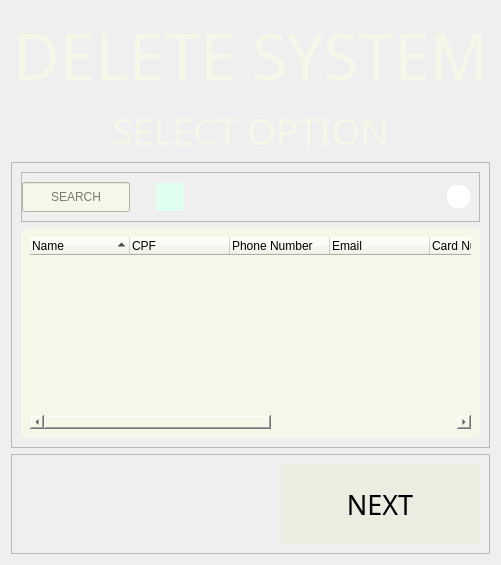
         <widget class="QWidget" name="rmcd">
          <layout class="QVBoxLayout" name="verticalLayout_16">
           <item>
            <widget class="QLabel" name="rmcd_lb_ds">
             <property name="font">
              <font>
               <family>Voga </family>
               <pointsize>48</pointsize>
               <weight>50</weight>
               <italic>false</italic>
               <bold>false</bold>
              </font>
             </property>
             <property name="styleSheet">
              <string notr="true">font: 48pt &quot;Voga &quot;; color:#f6f6e9;</string>
             </property>
             <property name="text">
              <string>DELETE SYSTEM</string>
             </property>
             <property name="alignment">
              <set>Qt::AlignCenter</set>
             </property>
            </widget>
           </item>
           <item>
            <widget class="QLabel" name="rmcd_lb_so">
             <property name="font">
              <font>
               <family>Fira Sans</family>
               <pointsize>28</pointsize>
               <weight>62</weight>
               <italic>false</italic>
               <bold>true</bold>
              </font>
             </property>
             <property name="styleSheet">
              <string notr="true">color:#f6f6e9;
font: 500 28pt &quot;Fira Sans&quot;;
</string>
             </property>
             <property name="text">
              <string>SELECT OPTION</string>
             </property>
             <property name="alignment">
              <set>Qt::AlignCenter</set>
             </property>
            </widget>
           </item>
           <item>
            <widget class="QStackedWidget" name="rmcd_stackedWidget">
             <property name="sizePolicy">
              <sizepolicy hsizetype="Preferred" vsizetype="MinimumExpanding">
               <horstretch>0</horstretch>
               <verstretch>0</verstretch>
              </sizepolicy>
             </property>
             <property name="frameShape">
              <enum>QFrame::StyledPanel</enum>
             </property>
             <property name="frameShadow">
              <enum>QFrame::Raised</enum>
             </property>
             <property name="currentIndex">
              <number>0</number>
             </property>
             <widget class="QWidget" name="rmcd_slct">
              <layout class="QVBoxLayout" name="verticalLayout_23">
               <item>
                <widget class="QFrame" name="rmcd_slct_f1">
                 <property name="sizePolicy">
                  <sizepolicy hsizetype="Preferred" vsizetype="Maximum">
                   <horstretch>0</horstretch>
                   <verstretch>0</verstretch>
                  </sizepolicy>
                 </property>
                 <property name="minimumSize">
                  <size>
                   <width>0</width>
                   <height>50</height>
                  </size>
                 </property>
                 <property name="frameShape">
                  <enum>QFrame::StyledPanel</enum>
                 </property>
                 <property name="frameShadow">
                  <enum>QFrame::Raised</enum>
                 </property>
                 <layout class="QHBoxLayout" name="horizontalLayout_20">
                  <property name="leftMargin">
                   <number>0</number>
                  </property>
                  <item>
                   <widget class="QLineEdit" name="rmcd_slct_src">
                    <property name="sizePolicy">
                     <sizepolicy hsizetype="MinimumExpanding" vsizetype="Fixed">
                      <horstretch>0</horstretch>
                      <verstretch>0</verstretch>
                     </sizepolicy>
                    </property>
                    <property name="minimumSize">
                     <size>
                      <width>0</width>
                      <height>30</height>
                     </size>
                    </property>
                    <property name="maximumSize">
                     <size>
                      <width>500</width>
                      <height>16777215</height>
                     </size>
                    </property>
                    <property name="toolTip">
                     <string>&lt;html&gt;&lt;head/&gt;&lt;body&gt;&lt;p&gt; INSERT CLIENT NAME&lt;/p&gt;&lt;/body&gt;&lt;/html&gt;</string>
                    </property>
                    <property name="styleSheet">
                     <string notr="true">QLineEdit{
background-color: rgb(246, 246, 233);
}
QToolTip { 
color: rgb(246, 246, 233);
background-color:rgb(31, 80, 20);
 border: 0px; 
font: 12pt &quot;Fira Sans &quot;;
}</string>
                    </property>
                    <property name="alignment">
                     <set>Qt::AlignCenter</set>
                    </property>
                    <property name="placeholderText">
                     <string>SEARCH</string>
                    </property>
                   </widget>
                  </item>
                  <item>
                   <spacer name="horizontalSpacer_21">
                    <property name="orientation">
                     <enum>Qt::Horizontal</enum>
                    </property>
                    <property name="sizeType">
                     <enum>QSizePolicy::Maximum</enum>
                    </property>
                    <property name="sizeHint" stdset="0">
                     <size>
                      <width>20</width>
                      <height>20</height>
                     </size>
                    </property>
                   </spacer>
                  </item>
                  <item>
                   <widget class="QPushButton" name="rmcd_slct_btn">
                    <property name="sizePolicy">
                     <sizepolicy hsizetype="Minimum" vsizetype="Fixed">
                      <horstretch>0</horstretch>
                      <verstretch>0</verstretch>
                     </sizepolicy>
                    </property>
                    <property name="minimumSize">
                     <size>
                      <width>28</width>
                      <height>0</height>
                     </size>
                    </property>
                    <property name="maximumSize">
                     <size>
                      <width>10</width>
                      <height>28</height>
                     </size>
                    </property>
                    <property name="styleSheet">
                     <string notr="true">QPushButton:hover
{
    border: 3px solid  rgb(205, 255, 225);
	background-color: rgb(200, 255, 220);
}
QPushButton {
	background-image: url(:/img/Interface_files/glass_src.png);
	background-repeat: no-repeat;
	background-color: rgb(224, 255, 241);
	border: 3px solid rgb(224, 255, 241);
}

/*background: center;*/

/*background: center;*/
</string>
                    </property>
                    <property name="text">
                     <string/>
                    </property>
                   </widget>
                  </item>
                  <item>
                   <spacer name="horizontalSpacer_22">
                    <property name="orientation">
                     <enum>Qt::Horizontal</enum>
                    </property>
                    <property name="sizeHint" stdset="0">
                     <size>
                      <width>257</width>
                      <height>20</height>
                     </size>
                    </property>
                   </spacer>
                  </item>
                  <item>
                   <widget class="QFrame" name="rmcd_w_f">
                    <property name="sizePolicy">
                     <sizepolicy hsizetype="Maximum" vsizetype="Maximum">
                      <horstretch>0</horstretch>
                      <verstretch>0</verstretch>
                     </sizepolicy>
                    </property>
                    <property name="minimumSize">
                     <size>
                      <width>23</width>
                      <height>23</height>
                     </size>
                    </property>
                    <property name="toolTip">
                     <string>&lt;html&gt;&lt;head/&gt;&lt;body&gt;&lt;p&gt;HOVER YOUR MOUSE OVER THE DESIRED FIELD FOR HELP&lt;/p&gt;&lt;/body&gt;&lt;/html&gt;</string>
                    </property>
                    <property name="styleSheet">
                     <string notr="true">QFrame{
border-image: url(:/img/Interface_files/qestion.png) 0 0 0 0 sketch sketch;
background-color: rgb(255, 255, 255);
border-radius: 10px;
}
QToolTip { 
color: rgb(246, 246, 233);
background-color:rgb(31, 80, 20);
 border: 0px; 
font: 12pt &quot;Fira Sans &quot;;
}</string>
                    </property>
                    <property name="frameShape">
                     <enum>QFrame::StyledPanel</enum>
                    </property>
                    <property name="frameShadow">
                     <enum>QFrame::Raised</enum>
                    </property>
                   </widget>
                  </item>
                 </layout>
                </widget>
               </item>
               <item>
                <widget class="QFrame" name="rmcd_slct_f2">
                 <property name="styleSheet">
                  <string notr="true">background-color: rgb(246, 246, 233);
border-radius: 5px;
</string>
                 </property>
                 <property name="frameShape">
                  <enum>QFrame::StyledPanel</enum>
                 </property>
                 <property name="frameShadow">
                  <enum>QFrame::Raised</enum>
                 </property>
                 <layout class="QVBoxLayout" name="verticalLayout_24">
                  <item>
                   <widget class="QTreeWidget" name="rmcd_f_tree">
                    <property name="tabKeyNavigation">
                     <bool>false</bool>
                    </property>
                    <property name="indentation">
                     <number>20</number>
                    </property>
                    <property name="rootIsDecorated">
                     <bool>false</bool>
                    </property>
                    <property name="uniformRowHeights">
                     <bool>false</bool>
                    </property>
                    <property name="itemsExpandable">
                     <bool>true</bool>
                    </property>
                    <property name="sortingEnabled">
                     <bool>true</bool>
                    </property>
                    <property name="animated">
                     <bool>false</bool>
                    </property>
                    <property name="allColumnsShowFocus">
                     <bool>false</bool>
                    </property>
                    <property name="wordWrap">
                     <bool>false</bool>
                    </property>
                    <property name="headerHidden">
                     <bool>false</bool>
                    </property>
                    <attribute name="headerMinimumSectionSize">
                     <number>39</number>
                    </attribute>
                    <column>
                     <property name="text">
                      <string>Name</string>
                     </property>
                    </column>
                    <column>
                     <property name="text">
                      <string>CPF</string>
                     </property>
                    </column>
                    <column>
                     <property name="text">
                      <string>Phone Number</string>
                     </property>
                    </column>
                    <column>
                     <property name="text">
                      <string>Email</string>
                     </property>
                    </column>
                    <column>
                     <property name="text">
                      <string>Card Number</string>
                     </property>
                    </column>
                    <column>
                     <property name="text">
                      <string>CVV</string>
                     </property>
                    </column>
                    <column>
                     <property name="text">
                      <string>Expiration Date</string>
                     </property>
                    </column>
                    <column>
                     <property name="text">
                      <string>Address</string>
                     </property>
                    </column>
                   </widget>
                  </item>
                 </layout>
                </widget>
               </item>
              </layout>
             </widget>
             <widget class="QWidget" name="rmcd_sc">
              <layout class="QVBoxLayout" name="verticalLayout_27">
               <item>
                <widget class="QLabel" name="rmcd_sc_lb_suc">
                 <property name="styleSheet">
                  <string notr="true">font:74pt &quot;Voga &quot;; color:#f6f6e9;</string>
                 </property>
                 <property name="text">
                  <string>CLIENT DELETED
SUCCESSFULLY</string>
                 </property>
                 <property name="scaledContents">
                  <bool>false</bool>
                 </property>
                 <property name="alignment">
                  <set>Qt::AlignCenter</set>
                 </property>
                </widget>
               </item>
              </layout>
             </widget>
            </widget>
           </item>
           <item>
            <widget class="QFrame" name="rmcd_btn">
             <property name="sizePolicy">
              <sizepolicy hsizetype="Preferred" vsizetype="Minimum">
               <horstretch>0</horstretch>
               <verstretch>0</verstretch>
              </sizepolicy>
             </property>
             <property name="minimumSize">
              <size>
               <width>0</width>
               <height>100</height>
              </size>
             </property>
             <property name="frameShape">
              <enum>QFrame::StyledPanel</enum>
             </property>
             <property name="frameShadow">
              <enum>QFrame::Raised</enum>
             </property>
             <layout class="QHBoxLayout" name="horizontalLayout_9">
              <item>
               <spacer name="horizontalSpacer_16">
                <property name="orientation">
                 <enum>Qt::Horizontal</enum>
                </property>
                <property name="sizeType">
                 <enum>QSizePolicy::MinimumExpanding</enum>
                </property>
                <property name="sizeHint" stdset="0">
                 <size>
                  <width>100</width>
                  <height>20</height>
                 </size>
                </property>
               </spacer>
              </item>
              <item>
               <widget class="QPushButton" name="rmcd_btn_n">
                <property name="sizePolicy">
                 <sizepolicy hsizetype="Minimum" vsizetype="Preferred">
                  <horstretch>0</horstretch>
                  <verstretch>0</verstretch>
                 </sizepolicy>
                </property>
                <property name="minimumSize">
                 <size>
                  <width>200</width>
                  <height>0</height>
                 </size>
                </property>
                <property name="sizeIncrement">
                 <size>
                  <width>0</width>
                  <height>0</height>
                 </size>
                </property>
                <property name="font">
                 <font>
                  <family>Fira Sans Medium</family>
                  <pointsize>20</pointsize>
                 </font>
                </property>
                <property name="styleSheet">
                 <string notr="true">QPushButton:hover
{
   border: 4px solid  rgb(31, 80, 20);
	background-color: rgb(212, 212, 201);
	

}
QPushButton {
	background-color: rgb(236, 236, 224);
	border: none;
}
</string>
                </property>
                <property name="text">
                 <string>NEXT</string>
                </property>
                <property name="autoDefault">
                 <bool>false</bool>
                </property>
                <property name="flat">
                 <bool>false</bool>
                </property>
               </widget>
              </item>
             </layout>
            </widget>
           </item>
          </layout>
         </widget>
